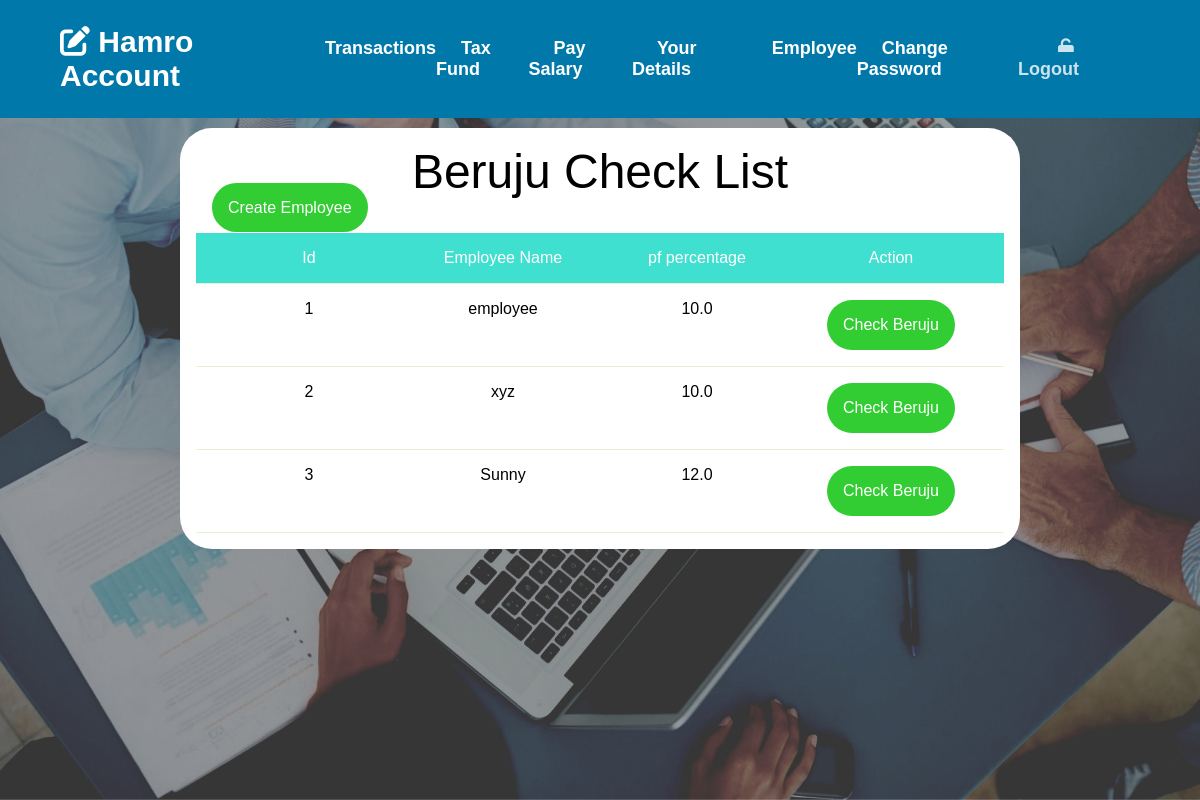
Screenshot of /employee/ (signed in) with the database file from the repository.
### payapp/models.py (models this page shows, shortened)
class Employee(models.Model):
    position = models.ForeignKey(Position, on_delete= models.PROTECT)
    employee = models.OneToOneField(User, on_delete=models.CASCADE)
    accountant = models.ForeignKey(Accountant, on_delete= models.CASCADE)
    pf_percent = models.FloatField(default=10.0,validators=[MinValueValidator(10.0),MaxValueValidator(20.0)])
    strip_account_id = models.CharField(max_length=100)

### payapp/views/employee.py (the view)
# urls.py: path('employee/',view_employee, name='employee_list'),
@login_required(login_url=reverse_lazy('payapp:login'))
def view_employee(request):
    context = {}
    employees = Employee.objects.all()
    context['employees']= employees
    return render(request,'payapp/employee_list.html',context)

### payapp/templates/payapp/employee_list.html (shortened to what this page needs)
{% load static %}
<!DOCTYPE html>
<html lang="en">
<head>
    <link rel="stylesheet" href="{% static 'css/dashboard.css'%}">
</head>
<div class="header">
    <nav class="navbar">
      <div class="content">
        <div class="logo">
          <a href="{% url 'payapp:index'%}"><i class="fa-solid fa-pen-to-square"></i> Hamro Account</a>
        </div>
        <ul class="menu-list">
          {% if user.is_authenticated %}
          {%if not user.is_staff%}
            <li><a href="{% url 'payapp:balance' user.employee.id%}">View Balance</a></li>
            <li><a href="{% url 'payapp:employee_details'%}">Your Details</a></li>
          {% else %}
            {% if not user.is_superuser %}
              {% if user.accountant.is_admin %}
              <li><a href="{% url 'payapp:payment_list' %}">Transactions</a></li>
              <li><a href="https://dashboard.stripe.com/acct_1Lz101IdZsEKyeut/test/balance">Tax Fund</a></li>
              {% endif %}
              <li><a href="{% url 'payapp:payment_create'%}">Pay Salary</a></li>
              <li><a href="{% url 'payapp:accountant_details'%}">Your Details</a></li>
              <li><a href="{% url 'payapp:employee_list' %}">Employee</a></li>
            {% elif user.is_superuser %}
            <li><a href="{% url 'admin:index' %}">Admin Panel</a></li>
            <li><a href="{% url 'payapp:users_list'%}">System Users</a></li>
            {% endif %}
          {% endif %}
          <li><a href="{% url 'payapp:change_password'%}">Change Password</a></li>
          <li class="btn"><a href="{% url 'payapp:logout'%}"><i class="fa-solid fa-unlock"></i> Logout</a></li>
        {% endif %}
      </ul>
      </div>
    </nav>
  <div class="main">
    <main class="mainbar">
        <div class="dashboard-section">
            <p class="dashboard-title">Beruju Check List</p>
            {%if user.accountant.is_admin %}
            <a class="button-url m-l-2" href="{% url 'payapp:employee_create'%}">Create Employee</a>
            {% endif %}
            <div class="table">
                <div class="tr th">
                    <div class="td thead td-1">Id</div>
                    <div class="td thead td-2">Employee Name</div>
                    <div class="td thead td-3">pf percentage</div>
                    <div class="td thead td-4">Action</div>
                </div>
                {% for employee in employees %}
                <div class="tr">
                    <div class="td td-1">{{employee.id}}</div>
                    <div class="td td-2">{{employee.employee}}</div>
                    <div class="td td-3">
                        {{employee.pf_percent}}
                    </div>
                    <div class="td td-4">
                        <input type="button" class="button-beruju id-{{employee.id}}" value="Check Beruju"
                        onclick="submit({id: {{employee.id}}})" />
                    </div>
                </div>
                {% endfor %}
            </div>
        </div>
    </main>
  </div>
  </div>
</body>
</html>

### static/css/dashboard.css (style rules this page uses)
* { margin: 0; padding: 0; box-sizing: border-box; font-family: 'Montserrat',sans-serif; }
.content { max-width: 1250px; margin: auto; padding: 0 30px; }
.navbar { background-color: #0078AA; position: fixed; width: 100%; z-index: 2; padding: 25px 0; transition: all 0.3s ease; }
.navbar .content { display: flex; align-items: center; justify-content: space-between; }
.navbar .logo a { color: #fff; font-size: 30px; font-weight: 600; text-decoration: none; }
.navbar .menu-list { display: inline-flex; }
.menu-list li { list-style: none; }
.menu-list li a { color: #fff; font-size: 18px; font-weight: 650; margin-left: 25px; text-decoration: none; transition: all 0.3s ease; }
.btn a { background-color: #0078AA; padding: 7px 15px; opacity: 0.8; border-radius: 20px; }
.header { background: url("../images/showcase.jpeg") no-repeat; height: 100vh; background-size: cover; background-position: center; background-attachment: fixed; display: flex; flex-direction: column; }
@media (max-width:1230px) { .content { padding: 0 60px; } }
.dashboard-section { background-color: white; width:70%; margin:0 auto; margin-top: 8rem; border-radius: 2rem; }
.table { padding:1rem; display:flex; flex-direction: column; }
.tr { display:flex; flex:1; padding: 1rem; border-bottom: 1px solid #E3F1D5; }
.td { flex:1; text-align: center; }
.dashboard-title { padding-top: 1rem; text-align: center; margin:0 auto; font-size: 3rem; }
.th { background-color: rgb(64,224,208); color:white; }
.button-beruju { background-color:limegreen; padding:1rem; border: none; color:white; font-size:1rem; border-radius: 2rem; }
.button-url { background-color:limegreen; width:5rem; padding:1rem; color:white; font-size:1rem; border-radius: 2rem; text-decoration: none; }
.m-l-2 { margin-left: 2rem; }

### rows the page displays
Employee: id "1", employee "employee", pf_percent "10.0"
Employee: id "2", employee "xyz", pf_percent "10.0"
Employee: id "3", employee "Sunny", pf_percent "12.0"
